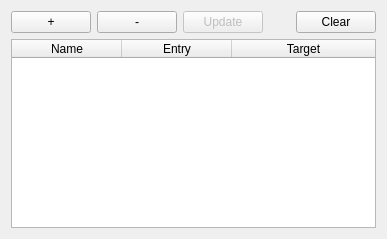
<?xml version="1.0" encoding="UTF-8"?>
<ui version="4.0">
 <class>qSlicerPathExplorerTrajectoryTableWidget</class>
 <widget class="qSlicerWidget" name="qSlicerPathExplorerTrajectoryTableWidget">
  <property name="geometry">
   <rect>
    <x>0</x>
    <y>0</y>
    <width>387</width>
    <height>239</height>
   </rect>
  </property>
  <property name="windowTitle">
   <string>Form</string>
  </property>
  <layout class="QVBoxLayout" name="verticalLayout">
   <item>
    <layout class="QHBoxLayout" name="horizontalLayout">
     <item>
      <widget class="QPushButton" name="AddButton">
       <property name="text">
        <string>+</string>
       </property>
      </widget>
     </item>
     <item>
      <widget class="QPushButton" name="RemoveButton">
       <property name="text">
        <string>-</string>
       </property>
      </widget>
     </item>
     <item>
      <widget class="QPushButton" name="UpdateButton">
       <property name="enabled">
        <bool>false</bool>
       </property>
       <property name="text">
        <string>Update</string>
       </property>
      </widget>
     </item>
     <item>
      <spacer name="horizontalSpacer">
       <property name="orientation">
        <enum>Qt::Horizontal</enum>
       </property>
       <property name="sizeHint" stdset="0">
        <size>
         <width>40</width>
         <height>20</height>
        </size>
       </property>
      </spacer>
     </item>
     <item>
      <widget class="QPushButton" name="ClearButton">
       <property name="text">
        <string>Clear</string>
       </property>
      </widget>
     </item>
    </layout>
   </item>
   <item>
    <widget class="QTableWidget" name="TableWidget">
     <property name="selectionMode">
      <enum>QAbstractItemView::SingleSelection</enum>
     </property>
     <property name="selectionBehavior">
      <enum>QAbstractItemView::SelectRows</enum>
     </property>
     <attribute name="horizontalHeaderDefaultSectionSize">
      <number>110</number>
     </attribute>
     <attribute name="horizontalHeaderStretchLastSection">
      <bool>true</bool>
     </attribute>
     <column>
      <property name="text">
       <string>Name</string>
      </property>
     </column>
     <column>
      <property name="text">
       <string>Entry</string>
      </property>
     </column>
     <column>
      <property name="text">
       <string>Target</string>
      </property>
     </column>
    </widget>
   </item>
  </layout>
 </widget>
 <customwidgets>
  <customwidget>
   <class>qSlicerWidget</class>
   <extends>QWidget</extends>
   <header>qSlicerWidget.h</header>
   <container>1</container>
  </customwidget>
 </customwidgets>
 <resources/>
 <connections/>
</ui>
